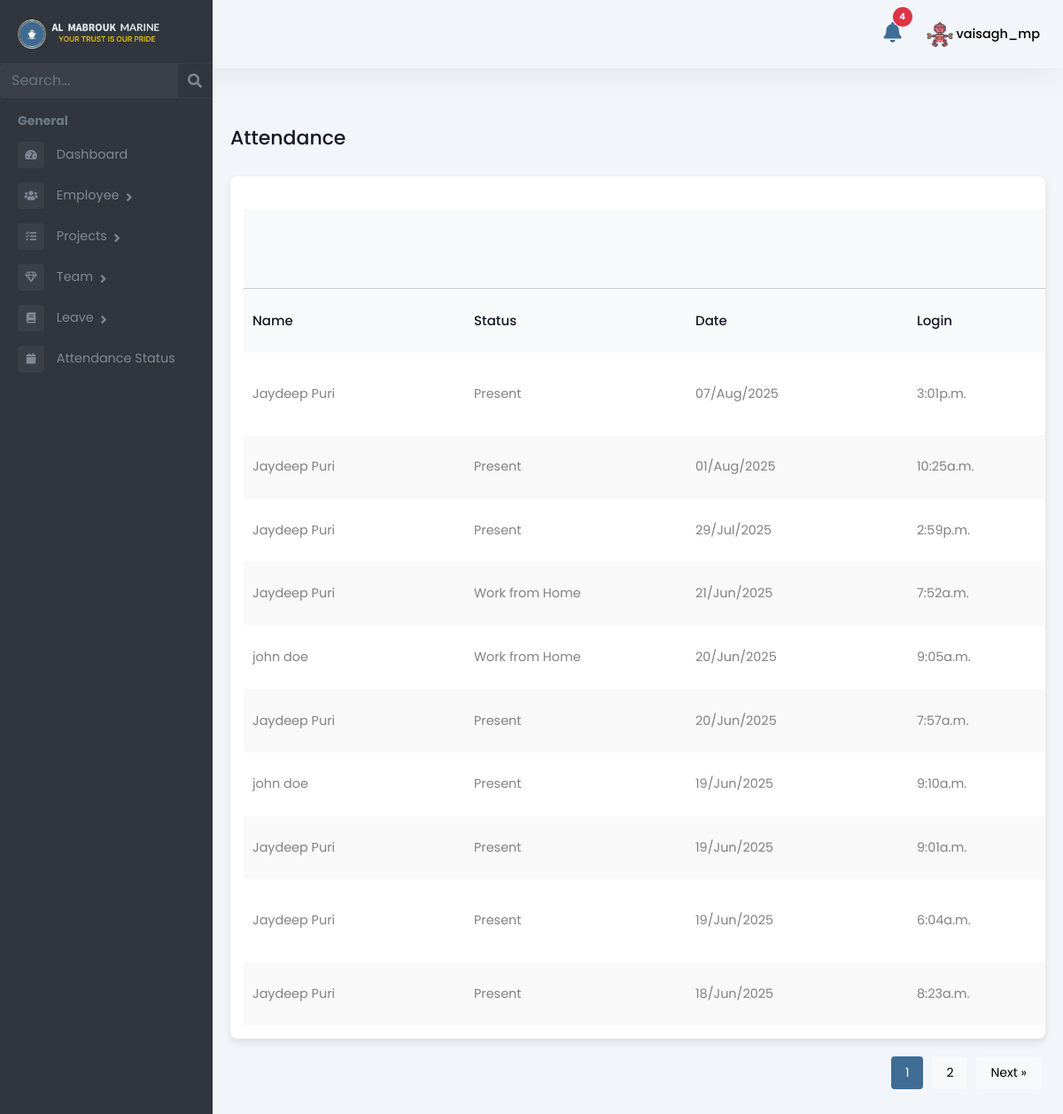
Page /manager/employee/attendance/ (signed in) on the committed database.
### Admin/models.py (models this page shows, shortened)
class Employee(models.Model):
    user = models.OneToOneField(User, on_delete=models.CASCADE, related_name='employee_profile')
    is_employee = models.BooleanField(default=False)
    is_manager = models.BooleanField(default=False)
    is_administration = models.BooleanField(default=False)
    is_hr = models.BooleanField(default=False)
    rank = models.CharField(max_length=255, blank=True, null=True)
    salary = models.DecimalField(max_digits=10, decimal_places=2, blank=True, null=True)
    work_days = models.DecimalField(max_digits=10, decimal_places=2, default=0, blank=True)
    holidays = models.IntegerField(null=True, blank=True)
    overseas_days = models.IntegerField(default=0)
    date_of_birth = models.DateField(null=True, blank=True)
    phone_number = models.CharField(max_length=15, blank=True, null=True)
    date_of_join = models.DateField(null=True, blank=True)
    address = models.TextField(blank=True, null=True)
    profile_picture = models.ImageField(upload_to="profile_pictures/", null=True, blank=True)

class Attendance(models.Model):
    LOCATION_CHOICES = [
        ('DMC', 'DMC Warehouse'),
        ('DMC_PRT', 'DMC Port'),
        ('FUJ', 'FUJ'),
        ('KFK', 'KFK'),
        ('ABU', 'Abu Dhabi'),
        ('BDO', 'Bur Dubai Office'),
        ('SHJ_KP', 'Sharjah Khalid Port'),
        ('SHJ_HP', 'Sharjah Hamriya Port'),
        ('AJM_PRT', 'Ajman Port'),
        ('ABU_KP', 'Abu Dhabi Khalifa Port'),
        ('ABU_MP', 'Abu Dhabi Mussafah Port'),
        ('RAK_JZP', 'RAK Al Jazeera Port'),
        ('RAK_MCP', 'RAK Maritime City'),
        ('RAK_SRP', 'RAK Steven Rock Port'),
        ('DXB_DMC', 'Dubai Maritime City Port'),
        ('DXB_PR', 'Port Rashid'),
        ('DXB_HP', 'Dubai Hamriya Port'),
        ('DXB_MHJ', 'Dubai Marina Harbor Jumeirah'),
        ('DXB_AJD', 'Al Jadaf Port Dubai'),
        ('OVERSEAS', 'Overseas'),
    ]
    STATUS_CHOICES = [
        ('PENDING', 'Pending'),
        ('APPROVED', 'Approved'),
        ('REJECTED', 'Rejected'),
    ]
    ATTENDANCE_STATUS = [
        ('PRESENT', 'Present'),
        ('WORK FROM HOME', 'Work from Home'),
    ]
    employee = models.ForeignKey(
        Employee, related_name='attendance_set', on_delete=models.CASCADE
    )
    project = models.ForeignKey(
        'Project', on_delete=models.SET_NULL, null=True, blank=True, related_name='attendance_set'
    )  # New field added
    login_time = models.DateTimeField(null=True, blank=True)
    log_out_time = models.DateTimeField(null=True, blank=True)
    total_hours_of_work = models.DecimalField(max_digits=10, decimal_places=2, null=True, blank=True)
    location = models.CharField(max_length=20, choices=LOCATION_CHOICES, null=True, blank=True)
    vessel = models.ForeignKey(
    Vessel, on_delete=models.SET_NULL, null=True, blank=True, related_name='attendance_records')
    attendance_status = models.CharField(max_length=20, choices=ATTENDANCE_STATUS, null=True, blank=True)
    status = models.CharField(max_length=10, choices=STATUS_CHOICES, default='PENDING')
    rejection_reason = models.TextField(null=True, blank=True)
    rejected_by = models.ForeignKey(User, on_delete=models.SET_NULL, null=True, blank=True, related_name='rejected_attendance')
    travel_in_time = models.DateTimeField(null=True, blank=True)
    travel_out_time = models.DateTimeField(null=True, blank=True)
    total_travel_time = models.DecimalField(max_digits=10, decimal_places=2, null=True, blank=True)

### manager/views.py (the view)
# urls.py: path('employee/attendance/', views.attendance_list, name='attendance_list'),
@login_required
def attendance_list(request):
    search_query = request.GET.get('search', '')
    try:
        current_manager = request.user.employee_profile
    except Employee.DoesNotExist:
        return redirect('no_employee_profile')
    if not current_manager.is_manager:
        return redirect('no_permission_page')
    teams = Team.objects.filter(manager=current_manager).prefetch_related(
        Prefetch(
            'employees',
            queryset=Employee.objects.filter(is_employee=True).select_related('user').prefetch_related(
                'teams_assigned',  # Fetch teams directly
                Prefetch(
                    'attendance_set',
                    queryset=Attendance.objects.select_related('employee', 'project').order_by('-login_time'),
                    to_attr='attendance_records'
                )
            ),
            to_attr='team_employees'
        )
    )
    employees = []
    for team in teams:
        employees.extend(team.team_employees)
    employees = list(set(employees))
    attendance_records = []
    for employee in employees:
        attendance_records.extend(employee.attendance_records)
    if search_query:
        attendance_records = [
            record for record in attendance_records
            if search_query.lower() in record.employee.user.username.lower()
        ]
    attendance_records = sorted(
        attendance_records, key=lambda x: x.login_time, reverse=True)
    paginator = Paginator(attendance_records, 10)
    page_number = request.GET.get('page')
    page_obj = paginator.get_page(page_number)
    context = {
        "role": "Manager",
        'attendance_records': page_obj,
        'search_query': search_query,
    }
    return render(request, 'Manager/attendance_list.html', context)

### Admin/templatetags/custom_filters.py (called while the page is built)
@register.filter
def format_work_duration(decimal_hours):
    if decimal_hours is None:
        return "00:00"
    try:
        total_seconds = int(float(decimal_hours) * 3600)
        if total_seconds < 3600:
            minutes = total_seconds // 60
            seconds = total_seconds % 60
            return f"{minutes:02d}:{seconds:02d} min"
        else:
            hours = total_seconds // 3600
            minutes = (total_seconds % 3600) // 60
            return f"{hours:02d}:{minutes:02d} hrs"
    except (ValueError, TypeError):
        return "00:00"

### templates/Manager/attendance_list.html (shortened to what this page needs)
{% extends 'Manager/managerbase.html' %}
{% load custom_filters %}
{% load static %}
{% block content %}
<div class="emply-list-wraper">
    <div class="pg-title">
        <h1>Attendance</h1>
    </div>
    <div class="widget-box table-wdgt">
        <table id="employeeTable">
            <thead>
                <tr style="border-bottom: 1px solid #ccc">
                    <th></th>
                    <th></th>
                    <th></th>
                    <th></th>
                </tr>
            </thead>
            <thead>
                <tr>
                    <th>Name</th>
                    <th>Status</th>
                    <th>Date</th>
                    <th>Login</th>
                </tr>
            </thead>
            <tbody>
                {% for record in attendance_records %}
                <tr>
                    <td><a href="{% url 'attendance_detail_view' record.pk %}">{{ record.employee.user.get_full_name }}</a></td>
                    <td>{{ record.get_attendance_status_display }}</td>
                    <td>{{ record.login_time.date|date:"d/M/Y" }}</td>
                    <td>{{ record.login_time|time:"g:ia" }}</td>
                </tr>
                {% endfor %}
            </tbody>
        </table>
    </div>
    <div class="pagination" id="pagination">
    {% with attendance_records.number as current %}
        {% for num in attendance_records.paginator.page_range %}
            {% if num >= current|add:'-1' and num <= current|add:'1' %}
                <a href="?page={{ num }}">
                    <button class="{% if num == current %}active{% endif %}">{{ num }}</button>
                </a>
            {% endif %}
        {% endfor %}
    {% endwith %}
    {% if attendance_records.has_next %}
        <a href="?page={{ attendance_records.next_page_number }}">
            <button>Next &raquo;</button>
        </a>
    {% endif %}
</div>
</div>
{% endblock %}

### templates/Manager/managerbase.html (shortened to what this page needs)
{% load static %}
<!DOCTYPE html>
<html lang="en">
<head>
    <link rel="stylesheet" href="{% static 'assets/vendor/bootstrap/css/bootstrap.min.css' %}" />
    <link href="https://use.fontawesome.com/releases/v5.0.6/css/all.css" rel="stylesheet" />
    <link rel="stylesheet" href="{% static 'assets/styles.css' %}" />
    <link href="https://cdn.jsdelivr.net/npm/select2@4.0.13/dist/css/select2.min.css" rel="stylesheet" />
    <link href="https://cdn.jsdelivr.net/npm/bootstrap-icons@1.11.3/font/bootstrap-icons.css" rel="stylesheet">
    <link rel="stylesheet" href="{% static 'assets/css/style.css' %}" />
</head>
<body>
    <header>
      <div class="mb-top-hdr">
        <div class="hdr-notification">
        <a href="#" id="open-notification-popup">
            <button type="button" class="btn btn-primary position-relative">
                <i class="fas fa-bell"></i>
                <span id="notification-count" class="position-absolute top-0 start-100 translate-middle badge rounded-pill bg-danger">
                </span>
            </button>
        </a>
    </div>
      <div class="hdr-user">
          <div class="dropdown">
              <button class="btndropdown-toggle" type="button" id="dropdownMenuButton1"
                  data-bs-toggle="dropdown" aria-expanded="false">
                  {% if request.user.employee_profile.profile_picture %}
                      <img src="{{ request.user.employee_profile.profile_picture.url }}"
                           alt="Profile Picture"
                           class="rounded-circle"
                           style="width: 30px; height: 30px; object-fit: cover;">
                  {% else %}
                      <i class="fas fa-user"></i>
                  {% endif %}
                  <span>{{ request.user.first_name }}_{{ request.user.last_name }}</span>
              </button>
          </div>
      </div>
      </div>
  </header>
    <div class="page-wrapper chiller-theme toggled"  id="content">
        <nav id="sidebar"  class="sidebar-wrapper sidebar">
            <div class="sidebar-content">
              <div class="sidebar-brand">
                <a href="{% url 'manager-dashboard' %}"><img src="{% static 'assets/images/almabrouk-logo.webp' %}"
                  alt="Almabrouk Marine Logo" /></a>
              </div>
              <div class="sidebar-search">
                <form method="get" action="{% url 'manager_search_redirect' %}">
                  <div class="input-group">
                    <input
                      type="text"
                      name="search"
                      class="form-control search-menu"
                      placeholder="Search..."
                      value="{{ search_query }}"
                    />
                    <div class="input-group-append">
                  <button class="input-group-text" type="submit" style="border: none; background: none;">
                    <i class="fa fa-search" aria-hidden="true"></i>
                  </button>
                </div>
                  </div>
                </form>
              </div>
              <div class="sidebar-menu">
                <ul>
                  <li class="header-menu">
                    <span>General</span>
                  </li>
                  <li>
                    <a href="{% url 'manager-dashboard' %}">
                      <i class="fa fa-tachometer-alt"></i>
                      <span>Dashboard</span>
                    </a>
                  </li>
                  <li class="sidebar-dropdown">
                    <a href="#">
                      <i class="fas fa-users"></i>
                      <span>Employee</span>
                    </a>
                  </li>
                  <li class="sidebar-dropdown">
                    <a href="#">
                      <i class="fas fa-tasks"></i>
                      <span>Projects</span>
                    </a>
                  </li>
                  <li class="sidebar-dropdown">
                    <a href="#">
                      <i class="far fa-gem"></i>
                      <span>Team</span>
                    </a>
                  </li>
                  <li class="sidebar-dropdown">
                    <a href="#">
                      <i class="fa fa-book"></i>
                      <span>Leave</span>
                    </a>
                  </li>
                  <li>
                    <a href="{% url 'attendance_status' %}">
                      <i class="fa fa-calendar"></i>
                      <span>Attendance Status</span>
                    </a>
                  </li>
                </ul>
              </div>
            </div>
          </nav>
        {% block content %}
        {% endblock %}
    </div>
</body>
</html>

### rows in the picture
Attendance: employee.user.get_full_name "Jaydeep Puri", attendance_status "Present", login_time "07/Aug/2025", login_time "3:01p.m."
Attendance: employee.user.get_full_name "Jaydeep Puri", attendance_status "Present", login_time "01/Aug/2025", login_time "10:25a.m."
Attendance: employee.user.get_full_name "Jaydeep Puri", attendance_status "Present", login_time "29/Jul/2025", login_time "2:59p.m."
Attendance: employee.user.get_full_name "Jaydeep Puri", attendance_status "Work from Home", login_time "21/Jun/2025", login_time "7:52a.m."
Attendance: employee.user.get_full_name "john doe", attendance_status "Work from Home", login_time "20/Jun/2025", login_time "9:05a.m."
Attendance: employee.user.get_full_name "Jaydeep Puri", attendance_status "Present", login_time "20/Jun/2025", login_time "7:57a.m."
Attendance: employee.user.get_full_name "john doe", attendance_status "Present", login_time "19/Jun/2025", login_time "9:10a.m."
Attendance: employee.user.get_full_name "Jaydeep Puri", attendance_status "Present", login_time "19/Jun/2025", login_time "9:01a.m."
Attendance: employee.user.get_full_name "Jaydeep Puri", attendance_status "Present", login_time "19/Jun/2025", login_time "6:04a.m."
Attendance: employee.user.get_full_name "Jaydeep Puri", attendance_status "Present", login_time "18/Jun/2025", login_time "8:23a.m."

### other values in the picture
{{ request.user.first_name }} "vaisagh"
{{ request.user.last_name }} "mp"
{{ num }} "1" "2"
